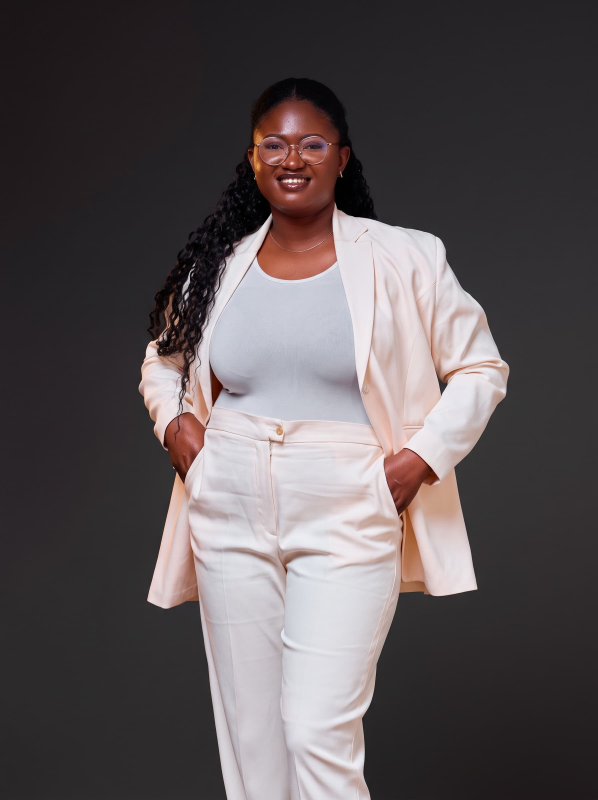
#> input picture h1.jpeg, 1792 x 2400 px, given in place of The Executive Line.jpeg, which was not available (shown at 1/3 size)
$ python optimize_homepage_images.py
#> lines starting #> are read from the running program, lines starting #| are printed output that depends on the picture
#!/usr/bin/env python3
"""Generate high-quality homepage-only AVIF and lossless logo candidates; keep originals."""
from pathlib import Path
from PIL import Image,ImageOps,ImageChops,ImageStat
import json,math,hashlib
ROOT=Path(__file__).resolve().parents[1];out=ROOT/'assets/homepage';out.mkdir(exist_ok=True)
for old in out.glob('*'):
 if old.suffix in ['.avif','.webp']:old.unlink()
sources=['The Executive Line.jpeg','MR LOGO.jpeg','h2.jpeg','h3.jpeg','r2.jpeg','r3.jpeg','r4.jpeg','r5.jpeg','r6.jpeg','r7.jpeg','r8.jpeg'];manifest={}
for name in sources:
 with Image.open(ROOT/name) as opened:
#> opened is the input picture: PIL image 1792x2400 RGB; mean R, G, B 91.5, 84.3, 86.1
  image=ImageOps.exif_transpose(opened);logo=name=='MR LOGO.jpeg';hero=name=='The Executive Line.jpeg'
  widths=[96,192,320] if logo else [480,768,1024,1536] if hero else [160,240,320,480,640,960,1280] if name in ['h2.jpeg','h3.jpeg','r2.jpeg','r3.jpeg','r4.jpeg','r5.jpeg','r6.jpeg','r7.jpeg','r8.jpeg'] else [320,480,768,1024]
  variants=[]
  for width in sorted(set(min(w,image.width) for w in widths)):
   resized=image.resize((width,round(image.height*width/image.width)),Image.Resampling.LANCZOS)
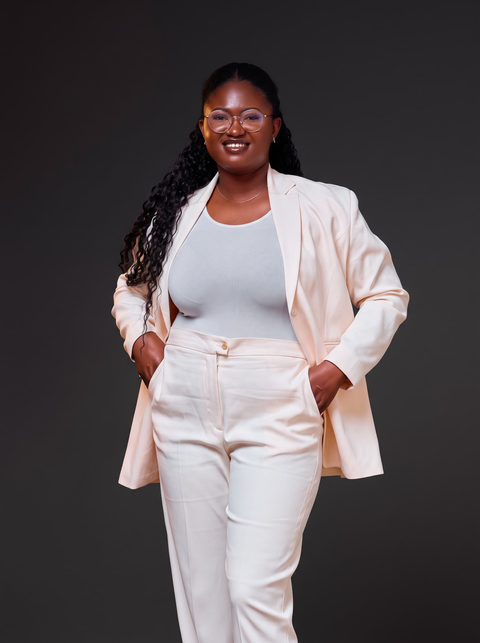
#> resized: PIL image 480x643 RGB; mean R, G, B 91.5, 84.3, 86.2
   ext='webp' if logo else 'avif';target=out/(name[:-5].strip().replace(' ','-').lower()+f'-{width}.'+ext)
   if logo:resized.save(target,'WEBP',lossless=True,method=6)
#> (the run stopped early here; a loop or call above may not have finished)

$ run again, on h4.jpeg
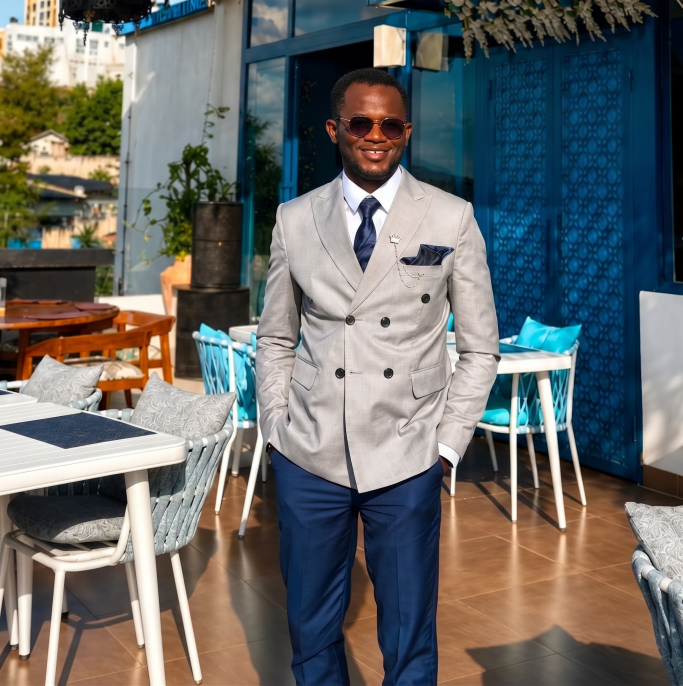
#> input picture h4.jpeg, 2048 x 2056 px, given in place of The Executive Line.jpeg, which was not available (shown at 1/3 size)
#> opened is the input picture: PIL image 2048x2056 RGB; mean R, G, B 104.2, 105.9, 104.2
#> `resized=image.resize((width,round(image.height*width/image.width)),Ima..`:
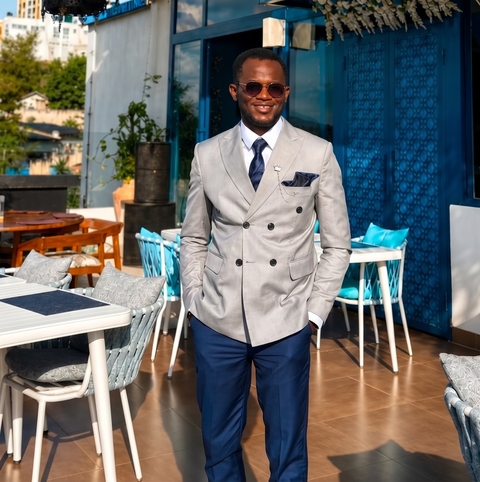
#> resized: PIL image 480x482 RGB; mean R, G, B 104.2, 105.9, 104.2

$ run again, on 3.jpeg
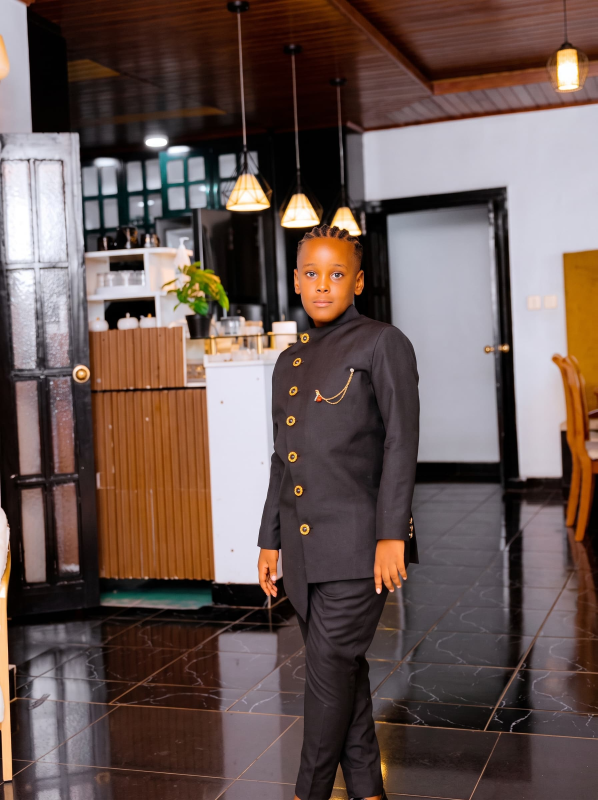
#> input picture 3.jpeg, 1792 x 2400 px, given in place of The Executive Line.jpeg, which was not available (shown at 1/3 size)
#> opened is the input picture: PIL image 1792x2400 RGB; mean R, G, B 105, 87.2, 82.7
#> `resized=image.resize((width,round(image.height*width/image.width)),Ima..`:
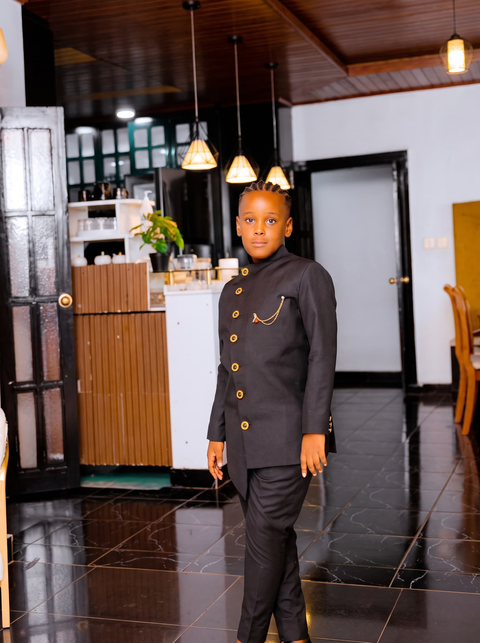
#> resized: PIL image 480x643 RGB; mean R, G, B 105, 87.2, 82.7
